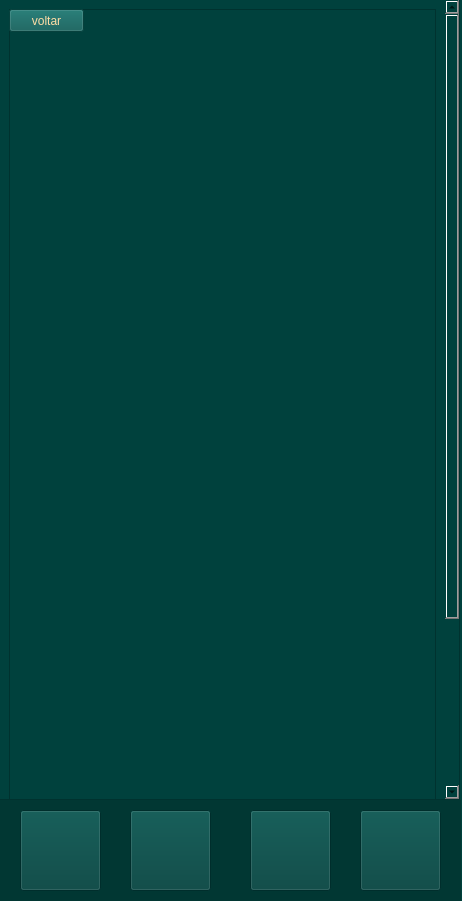
<?xml version="1.0" encoding="UTF-8"?>
<ui version="4.0">
 <class>Form</class>
 <widget class="QWidget" name="Form">
  <property name="geometry">
   <rect>
    <x>0</x>
    <y>0</y>
    <width>462</width>
    <height>901</height>
   </rect>
  </property>
  <property name="windowTitle">
   <string>Form</string>
  </property>
  <property name="styleSheet">
   <string notr="true">background-color: rgb(0, 65, 61);</string>
  </property>
  <widget class="QLabel" name="label_4">
   <property name="geometry">
    <rect>
     <x>0</x>
     <y>800</y>
     <width>461</width>
     <height>101</height>
    </rect>
   </property>
   <property name="styleSheet">
    <string notr="true">background-color: rgb(1, 55, 51);</string>
   </property>
   <property name="text">
    <string/>
   </property>
  </widget>
  <widget class="QPushButton" name="menu_4">
   <property name="geometry">
    <rect>
     <x>20</x>
     <y>810</y>
     <width>81</width>
     <height>81</height>
    </rect>
   </property>
   <property name="styleSheet">
    <string notr="true">#botaomenu{
border:none;
}</string>
   </property>
   <property name="text">
    <string/>
   </property>
   <property name="icon">
    <iconset>
     <normaloff>fotos/menu.png</normaloff>fotos/menu.png</iconset>
   </property>
   <property name="iconSize">
    <size>
     <width>81</width>
     <height>81</height>
    </size>
   </property>
  </widget>
  <widget class="QPushButton" name="treino">
   <property name="geometry">
    <rect>
     <x>130</x>
     <y>810</y>
     <width>81</width>
     <height>81</height>
    </rect>
   </property>
   <property name="styleSheet">
    <string notr="true">#botaotreino{
border:none;
}</string>
   </property>
   <property name="text">
    <string/>
   </property>
   <property name="icon">
    <iconset>
     <normaloff>fotos/treino.png</normaloff>fotos/treino.png</iconset>
   </property>
   <property name="iconSize">
    <size>
     <width>81</width>
     <height>81</height>
    </size>
   </property>
  </widget>
  <widget class="QPushButton" name="config">
   <property name="geometry">
    <rect>
     <x>250</x>
     <y>810</y>
     <width>81</width>
     <height>81</height>
    </rect>
   </property>
   <property name="styleSheet">
    <string notr="true">#botaoconfig{
border:none;
}</string>
   </property>
   <property name="text">
    <string/>
   </property>
   <property name="icon">
    <iconset>
     <normaloff>fotos/config.png</normaloff>fotos/config.png</iconset>
   </property>
   <property name="iconSize">
    <size>
     <width>81</width>
     <height>81</height>
    </size>
   </property>
  </widget>
  <widget class="QPushButton" name="perfil">
   <property name="geometry">
    <rect>
     <x>360</x>
     <y>810</y>
     <width>81</width>
     <height>81</height>
    </rect>
   </property>
   <property name="styleSheet">
    <string notr="true">#botaoperfil{
border:none;
}</string>
   </property>
   <property name="text">
    <string/>
   </property>
   <property name="icon">
    <iconset>
     <normaloff>fotos/perfil.png</normaloff>fotos/perfil.png</iconset>
   </property>
   <property name="iconSize">
    <size>
     <width>80</width>
     <height>80</height>
    </size>
   </property>
  </widget>
  <widget class="QScrollArea" name="scrollArea">
   <property name="geometry">
    <rect>
     <x>-1</x>
     <y>-1</y>
     <width>461</width>
     <height>801</height>
    </rect>
   </property>
   <property name="widgetResizable">
    <bool>true</bool>
   </property>
   <widget class="QWidget" name="scrollAreaWidgetContents">
    <property name="geometry">
     <rect>
      <x>0</x>
      <y>0</y>
      <width>442</width>
      <height>1018</height>
     </rect>
    </property>
    <layout class="QVBoxLayout" name="verticalLayout">
     <item>
      <widget class="QFrame" name="frame">
       <property name="minimumSize">
        <size>
         <width>390</width>
         <height>1000</height>
        </size>
       </property>
       <property name="frameShape">
        <enum>QFrame::StyledPanel</enum>
       </property>
       <property name="frameShadow">
        <enum>QFrame::Raised</enum>
       </property>
       <widget class="QLabel" name="label">
        <property name="geometry">
         <rect>
          <x>30</x>
          <y>10</y>
          <width>390</width>
          <height>1000</height>
         </rect>
        </property>
        <property name="text">
         <string/>
        </property>
        <property name="pixmap">
         <pixmap>fotos/exercicios C (2) - hiper .png</pixmap>
        </property>
       </widget>
       <widget class="QPushButton" name="voltar_C_2">
        <property name="geometry">
         <rect>
          <x>0</x>
          <y>0</y>
          <width>75</width>
          <height>23</height>
         </rect>
        </property>
        <property name="styleSheet">
         <string notr="true">#voltar_C_2{
background-color:#0A5B56;
color:#FFDDA6;
font: 75 10pt &quot;Georgia&quot;;
}</string>
        </property>
        <property name="text">
         <string>voltar</string>
        </property>
       </widget>
      </widget>
     </item>
    </layout>
   </widget>
  </widget>
 </widget>
 <resources/>
 <connections/>
</ui>
